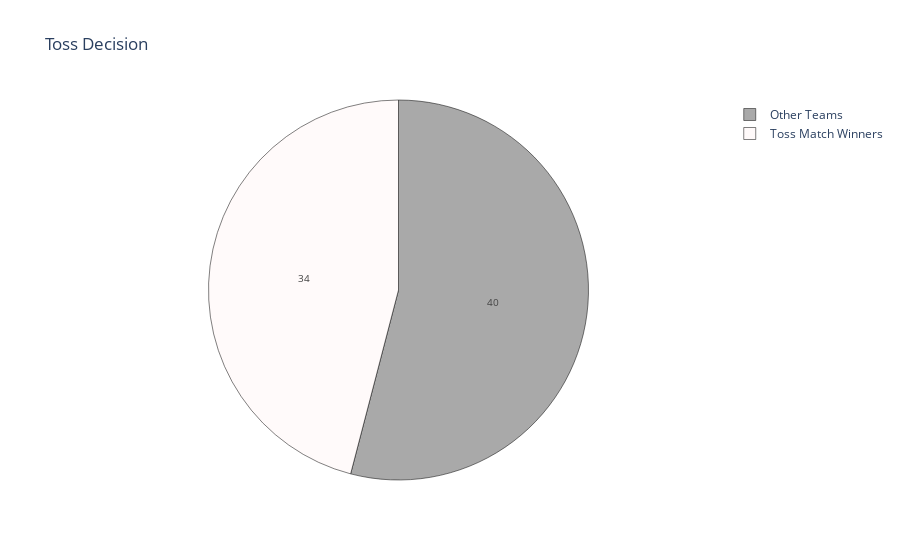

Notebook code for this chart:
### Code cell
toss = len(match_decisions)
label = ['Toss Match Winners', 'Other Teams']  # Categories for the pie chart
counts = [toss, len(match) - toss]  # Counts of toss match winners and other teams
colors = ['snow', 'darkgrey']

fig = go.Figure(data=[go.Pie(labels=label, values=counts)])
fig.update_layout(title_text='Toss Decision')
fig.update_traces(hoverinfo='label+percent', 
                  textinfo='value', textfont_size=10,
                  marker=dict(colors=colors, 
                              line=dict(color='black', width=0.5)))
fig.show()

### Figure 1 — Plotly figure (JSON) as saved in the notebook; plotly's stock layout.template omitted (floating-point values rounded to 4 significant figures)
{"data": [{"hoverinfo": "label+percent", "labels": ["Toss Match Winners", "Other Teams"], "marker": {"colors": ["snow", "darkgrey"], "line": {"color": "black", "width": 0.5}}, "textfont": {"size": 10}, "textinfo": "value", "type": "pie", "values": [34, 40]}], "layout": {"title": {"text": "Toss Decision"}}}
